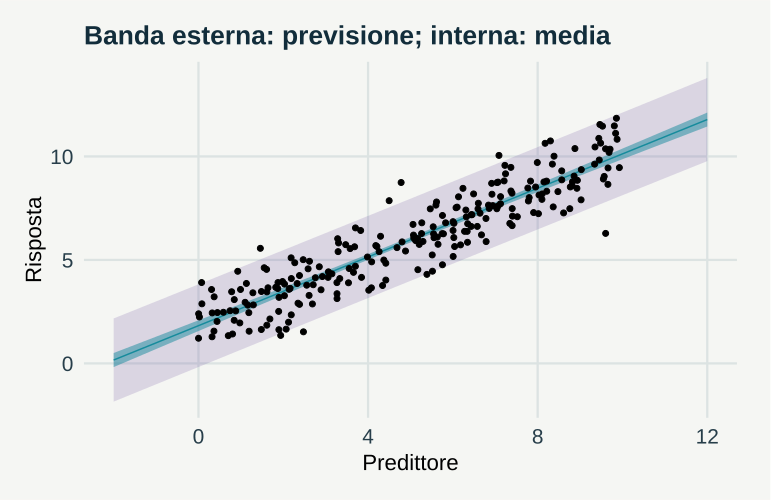

Generate this figure with R:
# GeoStat Lab — funzioni comuni. R >= 4.3; ggplot2 >= 3.4; jsonlite.
suppressPackageStartupMessages(library(ggplot2))
col_geo <- c('#168B9C','#BC5B35','#7054A4','#A17B19','#227864','#64748B')
theme_set(theme_minimal(base_size=17, base_family='sans') + theme(
  plot.background=element_rect(fill='#F5F6F3',colour=NA),
  panel.background=element_rect(fill='#F5F6F3',colour=NA),
  panel.grid.minor=element_blank(),panel.grid.major=element_line(colour='#DCE3E2'),
  plot.title=element_text(size=19,face='bold',colour='#122D3B'),
  plot.subtitle=element_text(size=13,colour='#405560',margin=margin(b=12)),
  axis.text=element_text(size=15,colour='#273E4A'),axis.title=element_text(size=16),
  legend.position='bottom',legend.title=element_blank(),legend.text=element_text(size=14),
  strip.text=element_text(size=15,face='bold'),plot.margin=margin(18,24,18,18)))
metric <- function(...) data.frame(grandezza=names(c(...)),valore=as.character(c(...)),check.names=FALSE)
f <- function(x,d=3) {out<-formatC(x,digits=d,format='fg');out[!is.finite(x)]<-'Non definito';out}
line_plot <- function(d,x='x',y='y',title='',xl=x,yl=y,group=NULL) {
 p<-ggplot(d,aes(x=.data[[x]],y=.data[[y]]))
 if(is.null(group)) p<-p+geom_line(colour=col_geo[1],linewidth=1.05) else p<-p+aes(colour=.data[[group]],group=.data[[group]])+geom_line(linewidth=1)+scale_colour_manual(values=col_geo)
 p+labs(title=title,x=xl,y=yl)
}
point_plot <- function(d,x='x',y='y',title='',xl=x,yl=y,group=NULL) {
 p<-ggplot(d,aes(x=.data[[x]],y=.data[[y]]))
 if(is.null(group))p<-p+geom_point(colour=col_geo[1],size=2.5,alpha=.8) else p<-p+aes(colour=.data[[group]])+geom_point(size=2.7,alpha=.85)+scale_colour_manual(values=col_geo)
 p+labs(title=title,x=xl,y=yl)
}
hist_plot<-function(x,title='',xl='Valore',bins=20)ggplot(data.frame(x=x),aes(x))+geom_histogram(bins=bins,fill=col_geo[1],colour='#F5F6F3')+labs(title=title,x=xl,y='Frequenza')
bar_plot<-function(d,x='gruppo',y='valore',title='',yl='Valore')ggplot(d,aes(x=.data[[x]],y=.data[[y]],fill=.data[[x]]))+geom_col(width=.65)+scale_fill_manual(values=rep(col_geo,length.out=length(unique(d[[x]])) ))+guides(fill='none')+labs(title=title,x=NULL,y=yl)
map_plot<-function(d,z='z',title='',xl='Est [km]',yl='Nord [km]')ggplot(d,aes(x,y,fill=.data[[z]]))+geom_raster()+coord_equal()+scale_fill_gradientn(colours=c('#153F56','#298C9C','#B8CDB2','#F1D889','#AD542F'))+labs(title=title,x=xl,y=yl)
acf_data<-function(x,lag=20){a<-acf(x,lag.max=min(lag,length(x)-1),plot=FALSE);data.frame(x=as.vector(a$lag)[-1],y=as.vector(a$acf)[-1])}
# AR(1), distribuzione marginale stazionaria N(0, 1).
ar_series<-function(n,rho){x<-numeric(n);x[1]<-rnorm(1);for(i in 2:n)x[i]<-rho*x[i-1]+sqrt(1-rho^2)*rnorm(1);x}
# Distanze euclidee in unità metriche già dichiarate; nessuna conversione implicita di CRS.
dist_cross<-function(a,b)sqrt(outer(a[,1],b[,1],'-')^2+outer(a[,2],b[,2],'-')^2)
# Predittore IDW: i punti coincidenti ricevono esattamente il valore osservato.
idw<-function(xy,z,new,power=2){dd<-dist_cross(new,xy);apply(dd,1,function(d)if(any(d<1e-10))mean(z[d<1e-10])else weighted.mean(z,d^(-power)))}
# CART didattico binario: divisioni assiali che minimizzano l'impurità di Gini.
cart_fit<-function(x,y,depth=2,minleaf=4){
 node<-list(p=mean(y),n=length(y));if(depth<1||length(unique(y))<2||length(y)<2*minleaf)return(node)
 best<-Inf
 for(j in seq_len(ncol(x))){v<-sort(unique(x[,j])); if(length(v)<2)next
  for(cut in (head(v,-1)+tail(v,-1))/2){left<-x[,j]<=cut;nl<-sum(left);nr<-sum(!left);if(min(nl,nr)<minleaf)next
   score<-nl*mean(y[left])*(1-mean(y[left]))+nr*mean(y[!left])*(1-mean(y[!left]))
   if(score<best){best<-score;node$j<-j;node$cut<-cut;split<-left}
  }
 }
 if(is.finite(best)){node$left<-cart_fit(x[split,,drop=FALSE],y[split],depth-1,minleaf);node$right<-cart_fit(x[!split,,drop=FALSE],y[!split],depth-1,minleaf)};node
}
cart_predict<-function(tree,x)apply(x,1,function(row){t<-tree;while(!is.null(t$j))t<-if(row[t$j]<=t$cut)t$left else t$right;t$p})

p <- list(noise = 1, n = 240, seed = 17)
set.seed(p$seed)

x <- runif(p$n, 0, 10)

y <- 2 + 0.8 * x + rnorm(p$n, sd = p$noise)

fit <- lm(y ~ x)

grid <- data.frame(x = seq(-2, 12, length.out = 100))

a <- predict(fit, grid, interval = "confidence")

b <- predict(fit, grid, interval = "prediction")

data <- data.frame(grid, fit = a[, 1], cl = a[, 2], cu = a[, 3], pl = b[, 2], pu = b[, 3])

plots <- list(ggplot(data, aes(x, fit)) + geom_ribbon(aes(ymin = pl, ymax = pu), fill = col_geo[3], 
    alpha = 0.2) + geom_ribbon(aes(ymin = cl, ymax = cu), fill = col_geo[1], alpha = 0.5) + 
    geom_line(colour = col_geo[1]) + geom_point(data = data.frame(x, y), aes(x, y), inherit.aes = FALSE, 
    size = 1.7) + labs(title = "Banda esterna: previsione; interna: media", x = "Predittore", 
    y = "Risposta"))

metrics <- metric(`SD residua` = f(summary(fit)$sigma), `R²` = f(summary(fit)$r.squared))
print(metrics,row.names=FALSE)
ggplot2::ggsave('m07-previsione-B.svg',plots[[1]],device=svglite::svglite,width=7.7,height=5.0,bg='#F8F6F1')
